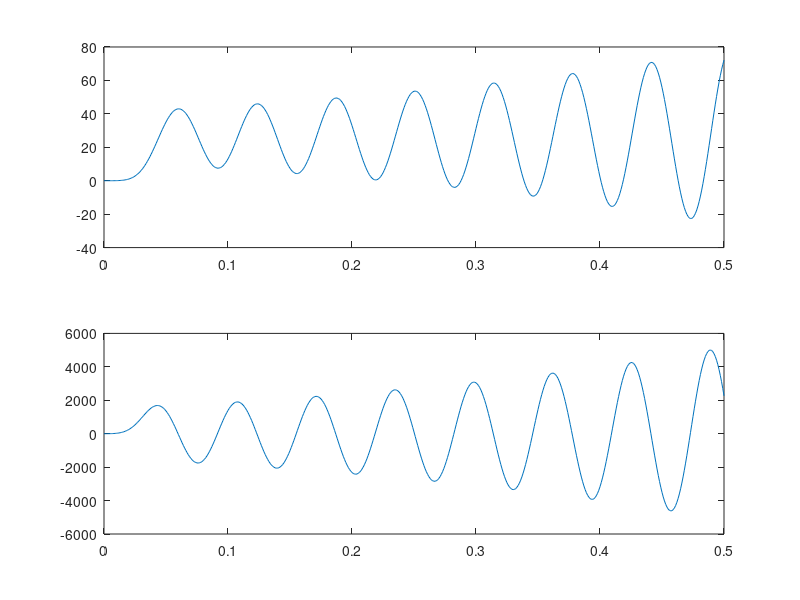

MATLAB code for this plot:
%%-------------------------------------------------------------------------
% mechanical_model.m
% Author: Akira Nagamori
% Descriptions: 
%
% x = [theta; ... % Joint angle
%     theta_dot;... % Angular velocity
%     T_e;... Extensor torque
%     T_e_dot;... First derivative of extensor torque
%     T_f;... Flexor torque
%     T_f_dot]; First derivative of flexor torque
% u = [I_e;... Input to extensor 
%     I_f]; Input to flexor 
%%-------------------------------------------------------------------------
close all
clear all
clc

Fs = 1000;
time = 0:1/Fs:0.5;

k = 0.5;
tau_m = 9.6/1000;
h = 1; %1.6 as f_c with no delay
t_delay = 5*Fs/1000+1;

x = [0; ...
    0;...
    0;...
    0;...
    0;...
    0];
A = [0 1 0 0 0 0; ...
    0 -k/tau_m 1/tau_m^2 0 -1/tau_m^2 0;...
    0 0 0 1 0 0;...
    0 0 -1/tau_m^2 -2/tau_m 0 0;...
    0 0 0 0 0 1;...
    0 0 0 0 -1/tau_m^2 -2/tau_m];

A1 = [0 0 0 0 0 0; ...
    0 0 0 0 0 0;...
    0 0 0 0 0 0;...
    0 -h/tau_m 0 0 0 0;...
    0 0 0 0 0 0;...
    0 h/tau_m 0 0 0 0];

B = [0 0;...
    0 0;...
    0 0;...
    1/tau_m^2 0;...
    0 0;...
    0 1/tau_m^2];

u = [0;0];

x_mat = zeros(length(x),length(time));
x_mat(:,1) = x;

I_e = 25*exp(-(time-0.025).^2/(2*0.01^2));
I_f = zeros(1,length(time));

for t = 1:length(time)
    u(1) = I_e(t);
    u(2) = I_f(t);
    if t > t_delay
        x_dot = A*x +A1*x_mat(:,t-t_delay) + B*u;
    else
        x_dot = A*x +B*u;
    end
    x = x_dot*1/Fs+x;
    
    x_mat(:,t) = x;
end

figure(1)
subplot(2,1,1)
plot(time,x_mat(1,:))
hold on 
subplot(2,1,2)
plot(time,x_mat(2,:))
hold on